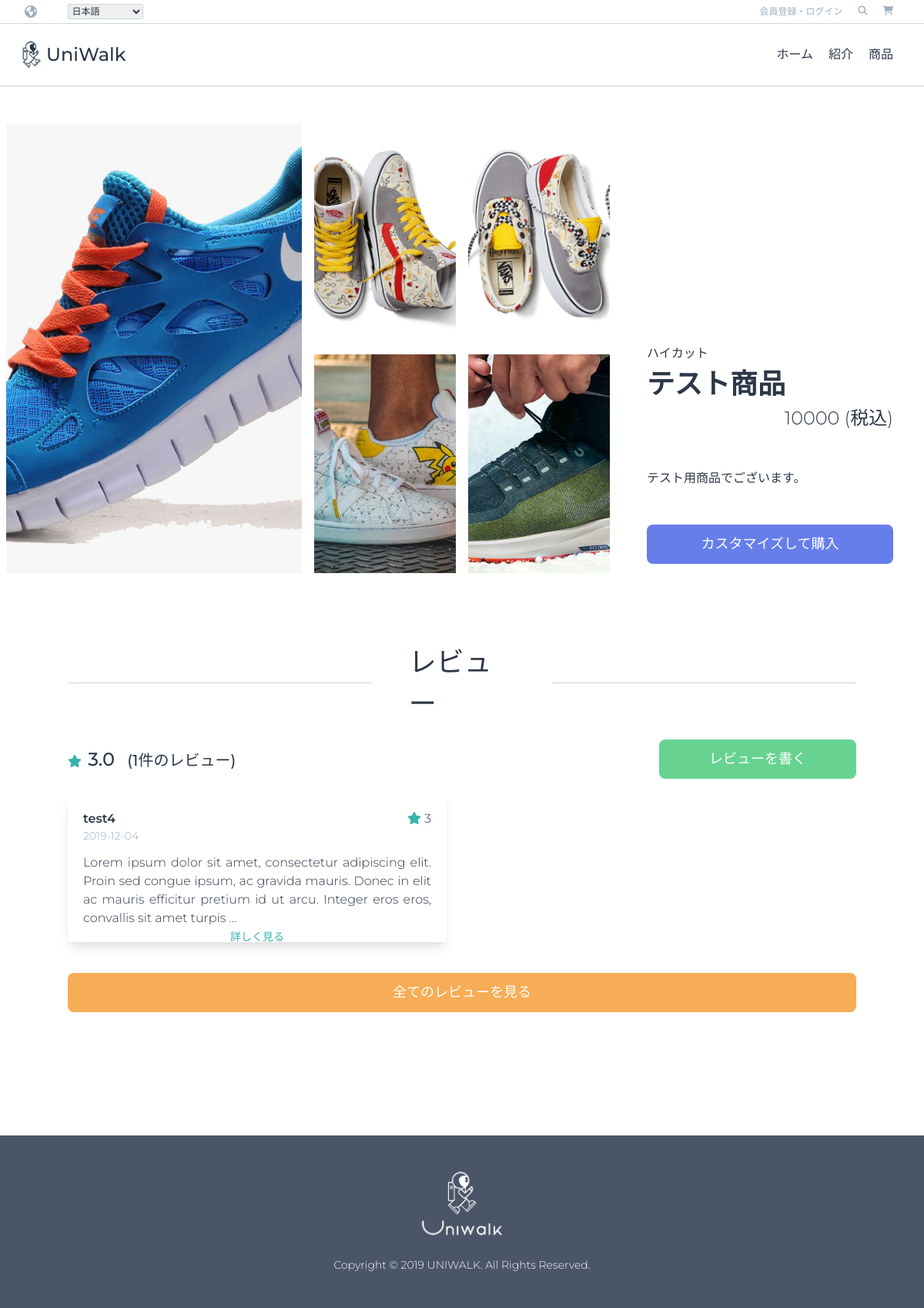
Before: /products/2/ with the older database file.
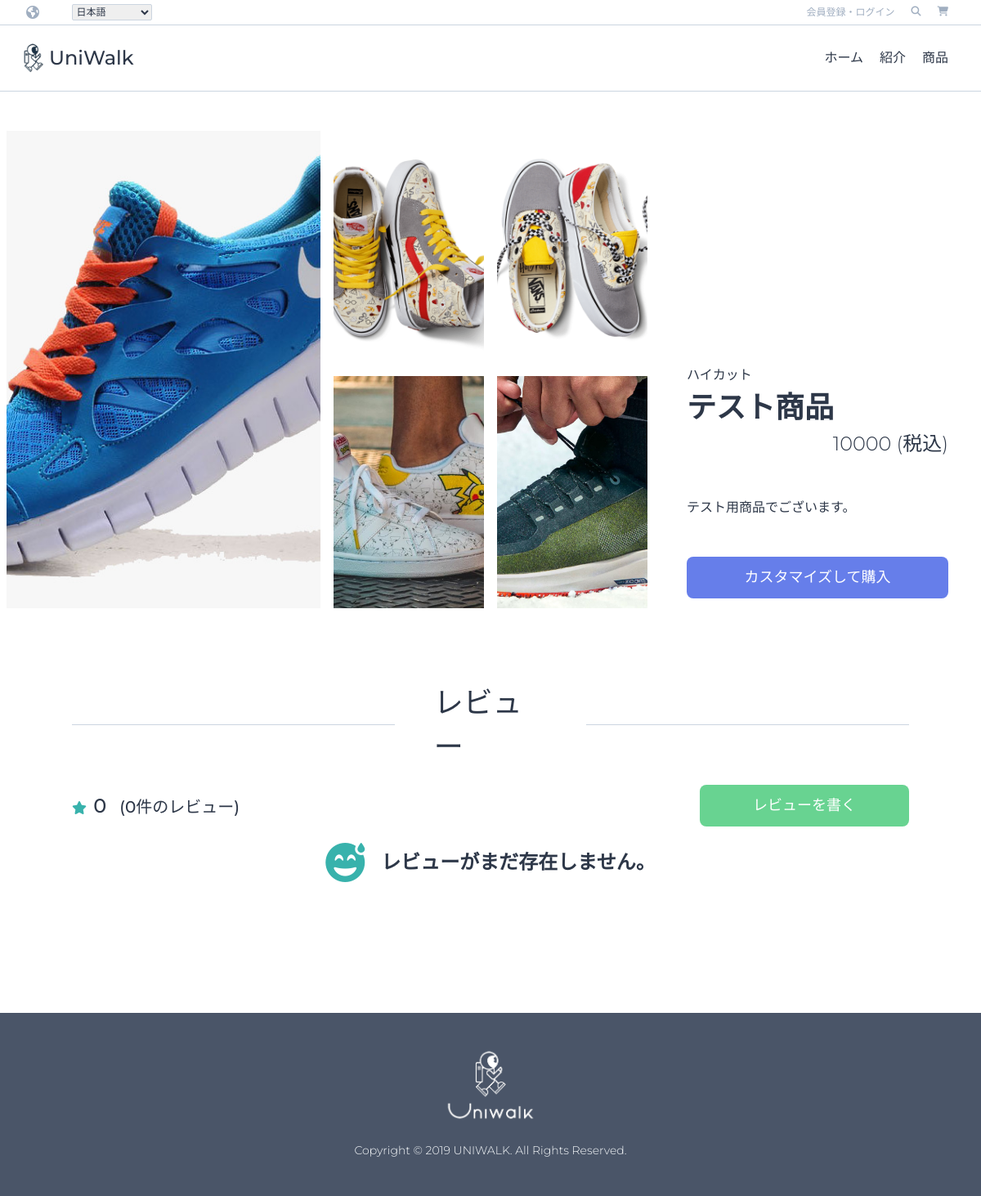
After: the same page with the newer database file.
### products/models.py (models this page shows, shortened)
class Image(core_models.TimeStampedModel):
    image = models.ImageField("イメージ", upload_to="product_images")
    product = models.ForeignKey(
        "Product", verbose_name="商品", related_name="images", on_delete=models.CASCADE
    )

class Product(core_models.TimeStampedModel):
    name = models.CharField("商品名", max_length=50)
    category = models.ForeignKey(
        "Category",
        verbose_name="商品カテゴリー",
        related_name="product",
        on_delete=models.CASCADE,
    )
    price = models.IntegerField("価格")
    description = models.TextField("詳細説明")
    is_active = models.BooleanField("販売中", null=False, default=True)
    product_code = models.CharField("商品番号", max_length=5)
    def total_rating(self):
        all_reviews = self.reviews.all()
        all_ratings = 0
        if len(all_reviews) > 0:
            for review in all_reviews:
                all_ratings += review.rate
            return round(all_ratings / len(all_reviews), 2)
        return 0
    def first_image(self):
        try:
            (image,) = self.images.all()[:1]
            return image.image.url
        except ValueError:
            return None
    def get_next_four_images(self):
        images = self.images.all()[1:5]
        return images
    class Meta:
        ordering = ("-created",)

class Category(core_models.TimeStampedModel):
    product_type = models.CharField("商品タイプ名", max_length=20)
    type_code = models.CharField("タイプコード", max_length=2)
    def __str__(self):
        return self.product_type

### reviews/models.py (models this page shows, shortened)
class Review(core_models.TimeStampedModel):
    product = models.ForeignKey(
        "products.Product",
        verbose_name="商品",
        related_name="reviews",
        on_delete=models.CASCADE,
    )
    user = models.ForeignKey(
        "users.User", verbose_name="ユーザー", on_delete=models.CASCADE
    )
    title = models.CharField("タイトル", max_length=50)
    text = models.TextField("本文")
    rate = models.IntegerField("評点", default=0)
    review_code = models.CharField("レビュー番号", max_length=11, default="test")
    class Meta:
        verbose_name = "レビュー"
        verbose_name_plural = "レビュー"

### users/models.py (models this page shows, shortened)
class User(AbstractUser):
    GENDER_MALE = "M"
    GENDER_FEMALE = "F"
    GENDER_OTHER = "O"
    GENDER_CHOICES = ((GENDER_MALE, "男性"), (GENDER_FEMALE, "女性"), (GENDER_OTHER, "その他"))
    PREF_CHOICES = JP_PREFECTURES
    username = None
    email = models.EmailField(_("メールアドレス"), unique=True)
    first_name_kana = models.CharField(_("名(カナ)"), blank=True, max_length=30)
    last_name_kana = models.CharField(_("姓(カナ)"), blank=True, max_length=150)
    gender = models.CharField(
        _("性別"), blank=True, choices=GENDER_CHOICES, max_length=10
    )
    birthday = models.DateField(_("生年月日"), blank=True, null=True)
    phone_number = PhoneNumberField(_("電話番号"), blank=True, null=True)
    postal_code = JPPostalCodeModelField(blank=True, null=True)
    prefecture = JPPrefectureField(_("都道府県"), blank=True, null=True)
    address_city = models.CharField(_("市区町村番地"), max_length=40, blank=True, null=True)
    address_detail = models.CharField(_("建物名・号室"), max_length=40, blank=True, null=True)
    member_number = models.CharField(
        max_length=40, default=create_member_number, blank=True, null=True
    )
    member_code = models.CharField(_("会員番号"), max_length=40, blank=True, null=True)
    USERNAME_FIELD = "email"
    REQUIRED_FIELDS = []
    objects = CustomUserManager()
    def get_email_name(self):
        return self.email.split("@")[0]

### products/views.py (the view)
# urls.py: path("<int:pk>/", views.ProductDetailView.as_view(), name="detail"),
class ProductDetailView(DetailView):
    model = models.Product
    template_name = "products/product-detail.html"
    def get_context_data(self, **kwargs):
        context = super().get_context_data(**kwargs)
        posts = self.object.reviews.all().order_by("-created")[0:4]
        each = {review.pk: review.text for review in posts}
        context["reviews_text"] = each
        context["rev"] = posts
        return context

### products/templatetags/js.py (called while the page is built)
@register.filter(is_safe=True)
def js(obj):
    return mark_safe(json.dumps(obj))

### templates/products/product-detail.html (shortened to what this page needs)
{% extends "base.html" %}
{% load i18n js %}
{% block content %}
<div class="container mt-10 max-w-full h-75vh flex mb-20">
    <div class="h-full w-1/3 bg-cover bg-center border-8 border-white"
        style="background-image: url({{product.first_image}});"></div>
    <div class="h-full w-1/3 flex flex-wrap">
        {% for image in product.get_next_four_images %}
        <div style="background-image: url({{image.image.url}});"
            class="w-1/2 h-auto bg-cover bg-center border-8 border-white"></div>
        {% endfor %}
    </div>
    <div class="h-full flex flex-col justify-end w-1/3 px-10 py-5">
        <div>
            <span>{{ product.category }}</span>
            <h2 class="font-semibold text-4xl">{{ product.name }}</h2>
            <div class="text-right text-2xl">{{ product.price }}<span> ({% trans '税込' %})</span></div>
        </div>
        <p class="py-12">
            {{ product.description }}
        </p>
        <a href="#" class="btn-link">{% trans 'カスタマイズして購入' %}</a>
    </div>
</div>
<div class="container mx-auto pb-40">
    <div class="w-full">
        <div class="mt-10">
            <div class="flex justify-between items-center w-full my-5">
                <div class="h-px w-2/5 bg-gray-400"></div>
                <span class="font-medium text-4xl mx-12">{% trans 'レビュー' %}</span>
                <div class="h-px w-2/5 bg-gray-400"></div>
            </div>
            <div class="flex items-center justify-between">
                <div>
                    <i class="fas fa-star text-teal-500"></i>
                    <span class="ml-1 font-medium text-2xl">{{ product.total_rating }}</span>
                    <span
                        class="ml-3 font-medium text-xl">{% blocktrans with review_count=product.reviews.count %}({{ review_count }}件のレビュー){% endblocktrans %}</span>
                </div>
                <a href="{% url 'reviews:post' product.pk %}"
                    class="w-1/4 btn-link bg-green-400">{% trans 'レビューを書く' %}</a>
            </div>
            {% if rev %}
            <div class="flex flex-wrap -mx-5">
                {% for r in rev %}
                <div class="w-1/2 overflow-hidden p-5">
                    <div id="card-{{ r.pk }}" class="h-48 p-5 rounded shadow-lg overflow-hidden">
                        <div class="flex flex-col mb-3">
                            <div class="flex justify-between">
                                <span class="font-semibold">{{ r.user.get_email_name }}</span>
                                <span class="ml-1"><i class="fas fa-star text-teal-500"></i> {{ r.rate }}</span>
                            </div>
                            <span class="text-sm text-gray-500">{{ r.created|date:'Y-m-d' }}</span>
                        </div>
                        <p id="text-{{ r.pk }}" class="text-justify">{{ r.text|truncatechars:200 }}</p>
                        {% if r.text|length > 250 %}
                        <div class="text-center">
                            <a id="{{ r.pk }}" class="text-sm text-teal-500 cursor-pointer"
                                onclick="openCards(this.id)">{% trans '詳しく見る' %}</a>
                        </div>
                        {% endif %}
                    </div>
                </div>
                {% endfor %}
                <a href="{% url 'reviews:list' product.pk %}"
                    class="btn-link bg-orange-400 mt-5 mx-5">{% trans '全てのレビューを見る' %}</a>
            </div>
            {% else %}
            <p class="flex justify-center items-center mt-5 font-semibold w-full text-center text-2xl">
                <i class="fas fa-grin-beam-sweat fa-2x text-teal-500"></i> <span class="ml-5">レビューがまだ存在しません。</span>
            </p>
            {% endif %}
        </div>
    </div>
</div>
{% endblock %}

Changed rows visible on the page:
removed Review: user.get_email_name "test4", rate "3", created "2019-12-04", text "Lorem ipsum dolor sit amet, consectetur adipiscing elit. Proin sed congue ipsum, ac gravida mauris. Donec in elit ac mauris efficitur pretium id ut arcu. Integer eros eros, convallis sit amet turpis …"
computed for Product "テスト商品": total_rating "3.0" → "0"; id "(1件のレビュー)" → "(0件のレビュー)"
Other visible differences:
text no longer shown: "全てのレビューを見る"
text now shown: "レビューがまだ存在しません。"
